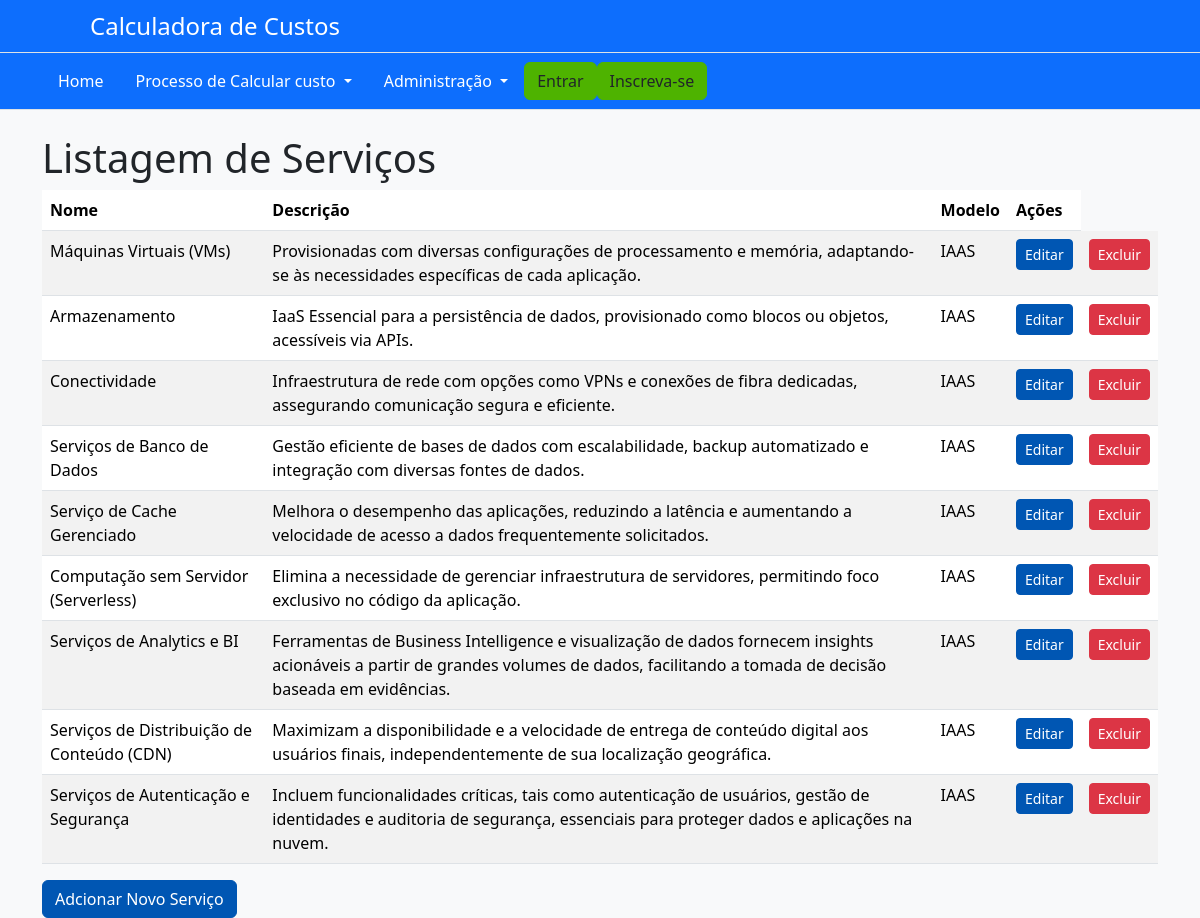
The page /listarservico/ on the database as committed earlier.
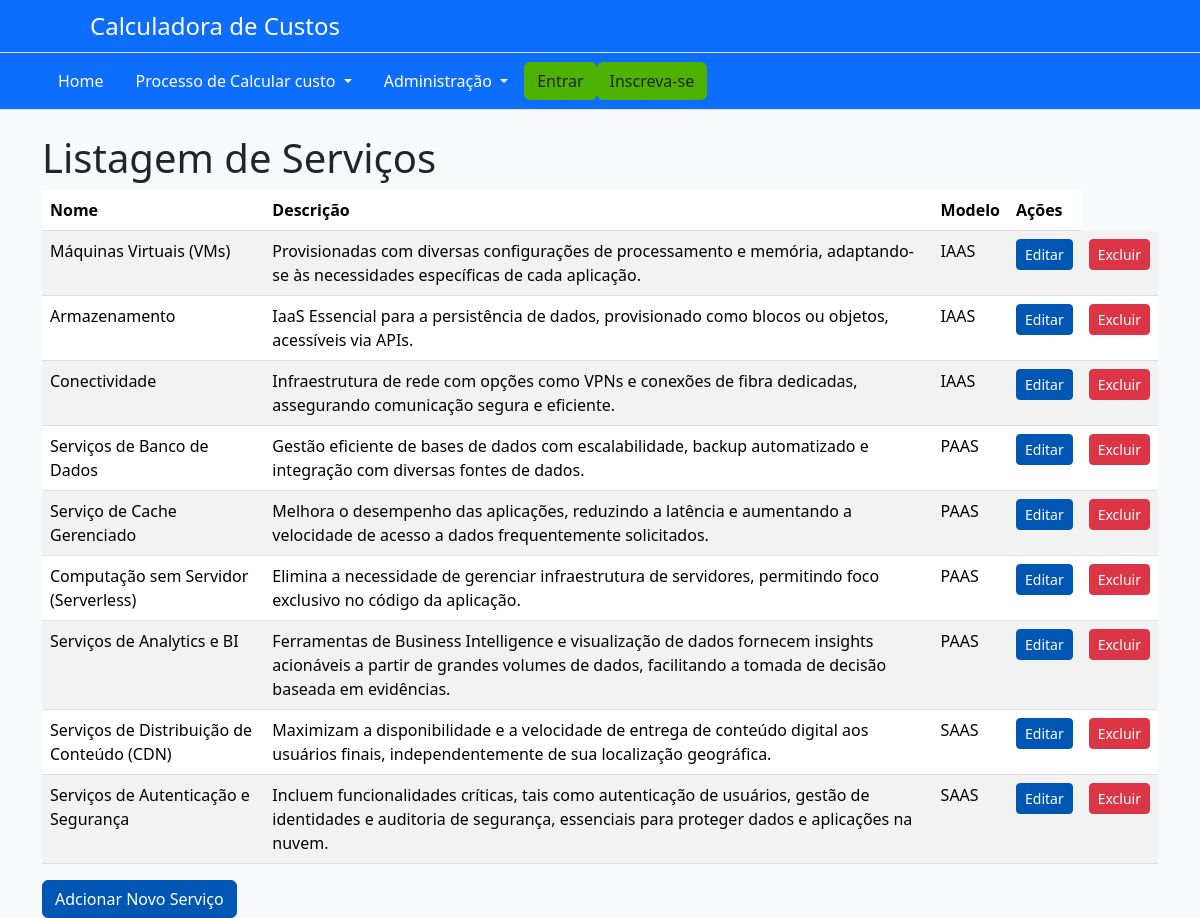
The same page on the database as committed later.
### AppCalculadora/models.py (models this page shows, shortened)
class Servico(models.Model):
    IAAS = 'IAAS'
    PAAS = 'PAAS'
    SAAS = 'SAAS'
    MODELO_CHOICES = [
        (IAAS, 'Infrastructure as a Service (IAAS)'),
        (PAAS, 'Platform as a Service (PAAS)'),
        (SAAS, 'Software as a Service (SAAS)'),
    ]
    modelo = models.CharField(
        max_length=255,
        choices=MODELO_CHOICES,
        default=IAAS,
    )
    nome = models.CharField(max_length=255)
    descricao = models.TextField()

### AppCalculadora/views.py (the view)
# urls.py: path('listarservico/', views.listar_servico, name='listarServico'),
def listar_servico(request):
    servicos = Servico.objects.all()
    return render(request, 'servico/listar_servico.html', {'servicos': servicos})

### AppCalculadora/templates/servico/listar_servico.html
{% extends 'base.html' %}
{% block content %}
<div class="container">
    <h1 class="page-title">Listagem de Serviços</h1>
    <table class="table table-striped">
        <thead>
            <tr>
                <th>Nome</th>
                <th>Descrição</th>
                <th>Modelo</th>
                <th>Ações</th>
            </tr>
        </thead>
        <tbody>
            {% for servico in servicos %}
            <tr>
                <td>{{ servico.nome }}</td>
                <td>{{ servico.descricao }}</td>
                <td>{{ servico.modelo }}</td>
                <td>
                    <a href="{% url 'editarServico' servico.pk %}" class="btn btn-primary btn-sm">Editar</a>
                </td>
                <td>
                    <a href="{% url 'excluirServico' servico.pk %}" class="btn btn-danger btn-sm">Excluir</a>
                </td>
            </tr>
            {% endfor %}
        </tbody>
    </table>
    <a href="{% url 'cadastrarServico' %}" class="btn btn-primary">Adcionar Novo Serviço</a>
</div>
{% endblock %}

Rows that differ between the two databases and show on the page:
changed Servico "Serviços de Banco de Dados": modelo "IAAS" → "PAAS"
changed Servico "Serviço de Cache Gerenciado": modelo "IAAS" → "PAAS"
changed Servico "Computação sem Servidor (Serverless)": modelo "IAAS" → "PAAS"
changed Servico "Serviços de Analytics e BI": modelo "IAAS" → "PAAS"
changed Servico "Serviços de Distribuição de Conteúdo (CDN)": modelo "IAAS" → "SAAS"
changed Servico "Serviços de Autenticação e Segurança": modelo "IAAS" → "SAAS"
